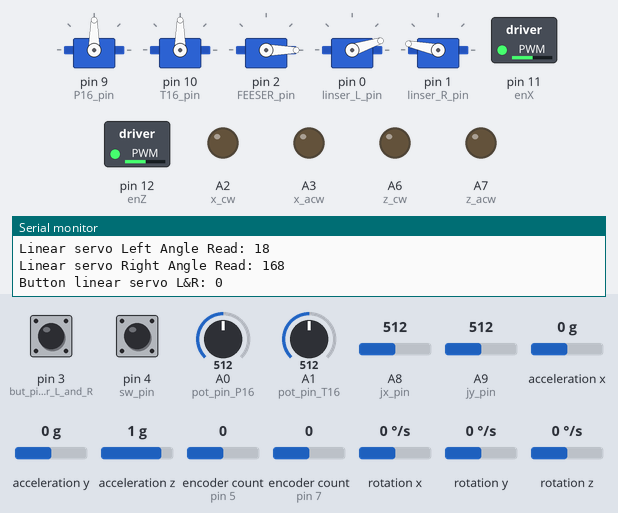
A sketch run on a simulated Teensy 4. Shown: 5 × servo, switched loads named in the sketch (green lamp = pin HIGH), output pins drawn as LEDs (lit = HIGH), the last lines printed to the serial monitor. Wiring (inferred from the names in the program): MPU-6050 motion sensor at I2C address 0x68. Inputs (shaded band) come from the test bench; at power-on: pin 3 (but_pin_linser_L_and_R) LOW, A0 (pot_pin_P16) = 512, A1 (pot_pin_T16) = 512, A8 (jx_pin) = 512, pin 4 (sw_pin) HIGH, A9 (jy_pin) = 512, acceleration x 0 g, acceleration y 0 g, acceleration z 1 g, encoder count (sensors on pin 5, pin 7) 0, rotation x 0 °/s, rotation y 0 °/s, rotation z 0 °/s.

Above: at 1.3 s.
1.4 s: pin 3 (but_pin_linser_L_and_R) pulled HIGH for 3.2 s
At 5.6 s:
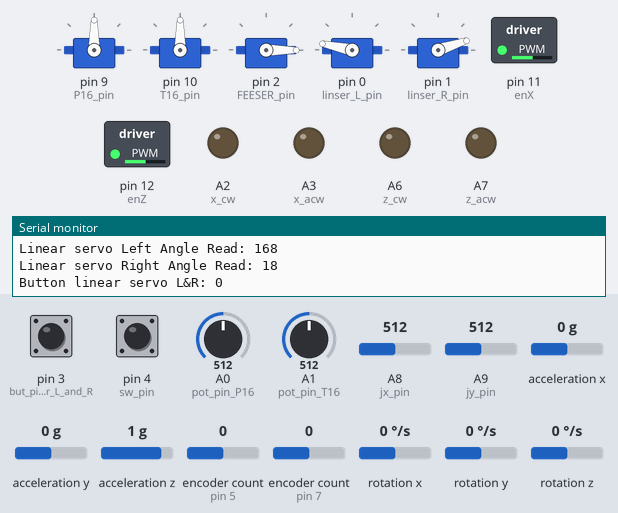
6.2 s: A0 (pot_pin_P16) set to 392
At 7.8 s:
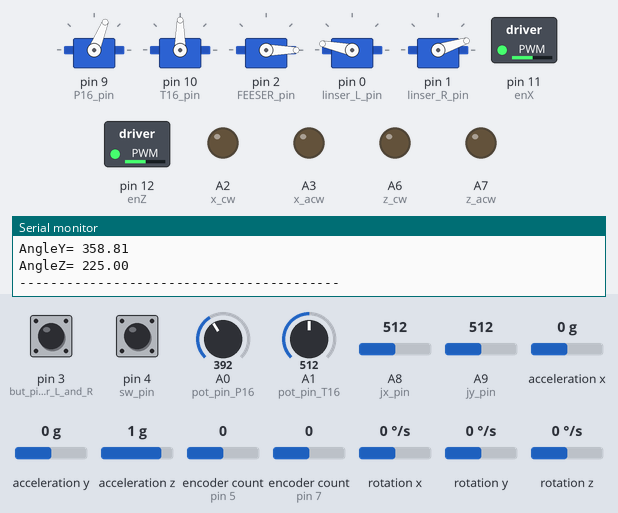
8.1 s: A1 (pot_pin_T16) set to 392
At 9.2 s:
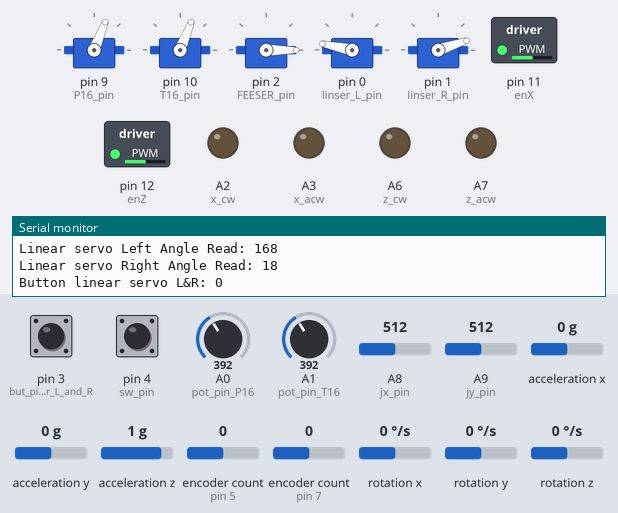
10.1 s: A8 (jx_pin) set to 189
11.6 s: A8 (jx_pin) set to 168
At 13.1 s:
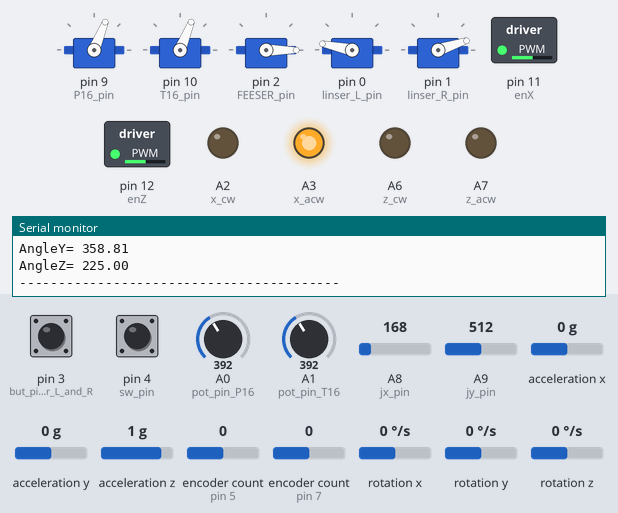
13.4 s: A8 (jx_pin) set to 306
At 14.5 s:
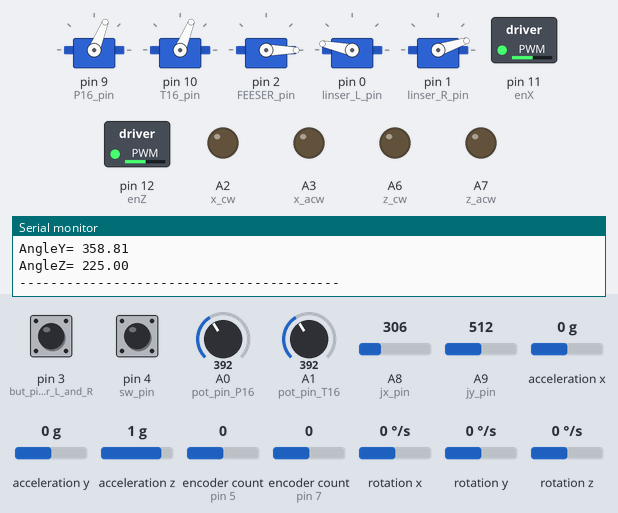
Timing chart, 0 to 16.3 s (numbered marks = the images above; inputs shaded):
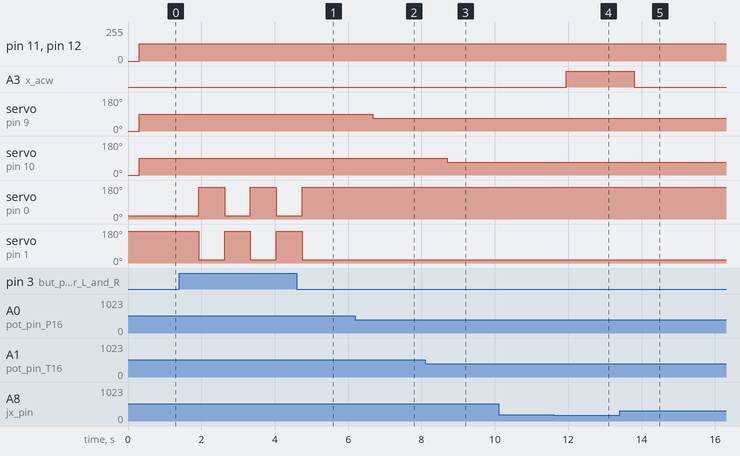

The sketch:

Complete_test_code_IMU_and_ang.ino
```cpp
#include <MPU6050.h>
#include <Wire.h>
#include "I2Cdev.h"
//#include "MPU6050_6Axis_MotionApps20.h"
#include <PWMServo.h>
#include <Encoder.h>
//#include <PID_v1.h>
#include <PIDController.h>
#include <FastPID.h>
#include <AutoPID.h>


PWMServo P16;  // create servo object for controlling servo
PWMServo T16;  // max 8 servos can be created
PWMServo FEESER;
PWMServo linser_L;
PWMServo linser_R;

    ///////////////////////////////////<IMU-related~~~>/////////////////////////////////////////
/*
MPU6050 IMU;
#define OUTPUT_READABLE_YAWPITCHROLL
// MPU control/status vars
bool dmpReady = false;  // set true if DMP init was successful
uint8_t mpuIntStatus;   // holds actual interrupt status byte from MPU
uint8_t devStatus;      // return status after each device operation (0 = success, !0 = error)
uint16_t packetSize;    // expected DMP packet size (default is 42 bytes)
uint16_t fifoCount;     // count of all bytes currently in FIFO
uint8_t fifoBuffer[64]; // FIFO storage buffer

// orientation/motion vars
Quaternion q;           // [w, x, y, z]         quaternion container
VectorInt16 aa;         // [x, y, z]            accel sensor measurements
VectorInt16 aaReal;     // [x, y, z]            gravity-free accel sensor measurements
VectorInt16 aaWorld;    // [x, y, z]            world-frame accel sensor measurements
VectorFloat gravity;    // [x, y, z]            gravity vector
float euler[3];         // [psi, theta, phi]    Euler angle container
float ypr[3];           // [yaw, pitch, roll]   yaw/pitch/roll container and gravity vector

*/

//////////////////////////<BASIC_READ_WITHOUT_MPU6050.h>////////////////////////////////
const int MPU_addr=0x68;
int16_t AcX,AcY,AcZ,Tmp,GyX,GyY,GyZ;

int minVal=265;
int maxVal=402;

double MPU_X_ANG;
double MPU_Y_ANG;
double MPU_Z_ANG;


    ///////////////////////////////////<~~~IMU-related>/////////////////////////////////////////

int pot_pin_P16 = A0; //pin for potentiometer    A0 pin
int pot_pin_T16 = A1;
///////////////////////////////int pot_pin_FEESER = A2;
//int pot_pin_linser_L = A3;
//int pot_pin_linser_R = A4;
int but_pin_linser_L_and_R = 3;
int sw_pin = 4;
int jx_pin = A8;
int jy_pin = A9;
int x_en_pin_a = 5;
int x_en_pin_b = 6;
int z_en_pin_a = 7;
int z_en_pin_b = 8;
int x_cw = 16;
int x_acw = 17;
int z_cw = 20;
int z_acw = 21;
int enX = 11;
int enZ = 12;

long Xang, Zang;
long Sang;

int P16_pos = 0;    // variable to store servo position
int T16_pos = 0;    // variable to store servo position
int FEESER_pos = 0;
int lower_angle = 18;
int upper_angle = 168;
int linser_L_pos = lower_angle;     //linear servo lower responsive angle as 18 deg and upper as 168 deg
int linser_R_pos = upper_angle;

int P16_pin = 9;  // servo pin for FS6530M feetech servo motor
int T16_pin = 10;  // servo pin for T16 actuonix linear actuator
int FEESER_pin = 2;
int linser_L_pin = 0;
int linser_R_pin = 1;

Encoder X_motor_en(x_en_pin_a, x_en_pin_b);     //encoder object and the corresponding pins
Encoder Z_motor_en(z_en_pin_a, z_en_pin_b);

int pot_val_P16;
int pot_val_T16;
int pot_val_FEESER;
//int pot_val_linser_L;
//int pot_val_linser_R;
int but_L_and_R_state = 0;
int sw_val;
int jx_val;
int jy_val;

int pot_valmap_P16 = 0;
int pot_valmap_T16 = 0;
int pot_valmap_FEESER = 0;
//int pot_valmap_linser_L = 0;
//int pot_valmap_linser_R = 0;
int jx_valmap;
int jy_valmap;

long defXpos  = -999;
long defZpos = -999;

void setup() {
  // put your setup code here, to run once:
    //Serial.begin(9600);
    Serial.begin(115200);
    ///////////////////////////////////<IMU-related~~~>/////////////////////////////////////////
    /*
    // join I2C bus (I2Cdev library doesn't do this automatically)
    #if I2CDEV_IMPLEMENTATION == I2CDEV_ARDUINO_WIRE
        Wire.begin();
        Wire.setClock(400000); // 400kHz I2C clock. Comment this line if having compilation difficulties
    #elif I2CDEV_IMPLEMENTATION == I2CDEV_BUILTIN_FASTWIRE
        Fastwire::setup(400, true);
    #endif

    IMU.initialize();
    //pinMode(INTERRUPT_PIN, INPUT);
    */

    /*
    // supply your own gyro offsets here, scaled for min sensitivity
    IMU.setXGyroOffset(220);
    IMU.setYGyroOffset(76);
    IMU.setZGyroOffset(-85);
    IMU.setZAccelOffset(1788); // 1688 factory default for my test chip
    */

    //////////////////////////<BASIC_READ_WITHOUT_MPU6050.h>////////////////////////////////
    Wire.begin();
    Wire.beginTransmission(MPU_addr);
    Wire.write(0x6B);
    Wire.write(0);
    Wire.endTransmission(true);

    ///////////////////////////////////<~~~IMU-related>/////////////////////////////////////////

    pinMode(but_pin_linser_L_and_R, INPUT);
    pinMode(sw_pin, INPUT);
    digitalWrite(sw_pin, HIGH);


    P16.attach(P16_pin, 544, 2400);  // attached pin number on Teensy as defined above
    P16.write(P16_pos);
    T16.attach(T16_pin, 544, 2400);  // attached pin number on Teensy as defined above
    T16.write(T16_pos);
    FEESER.attach(FEESER_pin, 544, 2400);  // attached pin number on Teensy as defined above
    FEESER.write(FEESER_pos);
    linser_L.attach(linser_L_pin, 544, 2400);  // attached pin number on Teensy as defined above
    linser_L.write(linser_L_pos);
    linser_R.attach(linser_R_pin, 544, 2400);  // attached pin number on Teensy as defined above
    linser_R.write(linser_R_pos);
    pinMode(enX, OUTPUT);
    pinMode(enZ, OUTPUT);
    pinMode(x_cw, OUTPUT);
    pinMode(x_acw, OUTPUT);
    pinMode(z_cw, OUTPUT);
    pinMode(z_acw, OUTPUT);

  // Turn off motors - Initial state
    digitalWrite(x_cw, LOW);
    digitalWrite(x_acw, LOW);
    digitalWrite(z_cw, LOW);
    digitalWrite(z_acw, LOW);
    Serial.printf("P16 Angle Read %d\r\n", P16_pos);
    Serial.printf("T16 Angle Read %d\r\n", T16_pos);
    Serial.printf("FEETECH servo Angle Read %d\r\n", FEESER_pos);
    Serial.printf("linear servo Left Angle Read %d\r\n", linser_L_pos);
    Serial.printf("Linear servo Right Angle Read %d\r\n\n", linser_R_pos);
    delay(100);
}

// ================================================================
// ===                    MAIN PROGRAM LOOP                     ===
// ================================================================

void loop() {

  pot_val_P16 = analogRead(pot_pin_P16);
  pot_val_T16 = analogRead(pot_pin_T16);
  //pot_val_FEESER = analogRead(pot_pin_FEESER);
  //pot_val_linser_L = analogRead(pot_pin_linser_L);
  //pot_val_linser_R = analogRead(pot_pin_linser_R);
  but_L_and_R_state = digitalRead(but_pin_linser_L_and_R);
  jx_val = analogRead(jx_pin);
  jy_val = analogRead(jy_pin);
  sw_val = digitalRead(sw_pin);

  P16_pos = P16.read();
  T16_pos = T16.read();
  FEESER_pos = FEESER.read();
  linser_L_pos = linser_L.read();
  linser_R_pos = linser_R.read();

  pot_valmap_P16 = map(pot_val_P16, 0, 1023, 0, 180);  //Map analog value from the sensor to the linear actuator
  pot_valmap_T16 = map(pot_val_T16, 0, 1023, 0, 180);
  pot_valmap_FEESER = map(pot_val_FEESER, 0, 1023, 0, 180);   //max angle turn for the servo =
  //pot_valmap_linser_L = map(pot_val_linser_L, 0, 1023, 0, 180);
  //pot_valmap_linser_R = map(pot_val_linser_R, 0, 1023, 0, 180);
  jx_valmap = map(jx_val, 0, 1023, 0, 180);
  jy_valmap = map(jy_val, 0, 1023, 0, 180);

  long newXpos, newZpos;
  newXpos = X_motor_en.read();
  newZpos = Z_motor_en.read();
  Xang = newXpos*360/17712;   //angle cal via countable events per rev on output shaft = 17712
  Zang = newZpos*360/17712;
  Sang = map(FEESER_pos, 0, 180, 0, 200);     //actual angle of rotation of servo was ~200 deg from measurements

  Serial.printf("P16 Angle Read: %d\r\n", P16_pos);
  Serial.printf("Potentiometer control P16: %d\r\n\n", pot_valmap_P16);
  Serial.printf("T16 Angle Read: %d\r\n", T16_pos);
  Serial.printf("Potentiometer control T16: %d\r\n\n", pot_valmap_T16);
  Serial.printf("FEETECH servo Angle Read: %d\r\n", FEESER_pos);
  Serial.printf("Potentiometer control Feetech Servo: %d\r\n\n", pot_valmap_FEESER);
  Serial.printf("Joystick Switch: %d\r\n", sw_val);
  Serial.printf("Joystick X-axis: %d\r\n", jx_valmap);
  // make serial print motor X encoder position
  Serial.printf("X motor Encoder: %d\r\n", newXpos);
  Serial.printf("Joystick Y-axis: %d\r\n", jy_valmap);
  // make serial print motor Z encoder position
  Serial.printf("Z motor Encoder: %d\r\n", newZpos);
  // turn encoder count into angles
  Serial.printf("X motor angle: %d\r\n",Xang);
  Serial.printf("Z motor angle: %d\r\n",Zang);
  Serial.printf("Servo motor angle: %d\r\n\n",Sang);

  ///////////////////////////////////<IMU-related~~~>/////////////////////////////////////////
  /*    // display Euler angles in degrees
  IMU.dmpGetQuaternion(&q, fifoBuffer);
  IMU.dmpGetGravity(&gravity, &q);
  IMU.dmpGetYawPitchRoll(ypr, &q, &gravity);
  Serial.print("ypr\t");
  Serial.print(ypr[0] * 180/M_PI);
  Serial.print("\t");
  Serial.print(ypr[1] * 180/M_PI);
  Serial.print("\t");
  Serial.println(ypr[2] * 180/M_PI);
  */

  //////////////////////////<BASIC_READ_WITHOUT_MPU6050.h>////////////////////////////////
    Wire.beginTransmission(MPU_addr);
  Wire.write(0x3B);
  Wire.endTransmission(false);
  Wire.requestFrom(MPU_addr,14,true);
  AcX=Wire.read()<<8|Wire.read();
  AcY=Wire.read()<<8|Wire.read();
  AcZ=Wire.read()<<8|Wire.read();
    int xAng = map(AcX,minVal,maxVal,-90,90);
    int yAng = map(AcY,minVal,maxVal,-90,90);
    int zAng = map(AcZ,minVal,maxVal,-90,90);

       MPU_X_ANG= RAD_TO_DEG * (atan2(-yAng, -zAng)+PI);
       MPU_Y_ANG= RAD_TO_DEG * (atan2(-xAng, -zAng)+PI);
       MPU_Z_ANG= RAD_TO_DEG * (atan2(-yAng, -xAng)+PI);

     Serial.print("AngleX= ");
     Serial.println(MPU_X_ANG);

     Serial.print("AngleY= ");
     Serial.println(MPU_Y_ANG);

     Serial.print("AngleZ= ");
     Serial.println(MPU_Z_ANG);
     Serial.println("-----------------------------------------");
     delay(200);


  ///////////////////////////////////<~~~IMU-related>/////////////////////////////////////////

  P16.write(pot_valmap_P16);
  T16.write(pot_valmap_T16);
  FEESER.write(pot_valmap_FEESER);
  //linser_L.write(pot_valmap_linser_L);
  //linser_R.write(pot_valmap_linser_R);


  //To extend Left shaft and Right shaft to shut the mechanism
  if (but_L_and_R_state == HIGH && linser_L_pos <= lower_angle && linser_R_pos >=upper_angle){
    linser_L.write(upper_angle);
    linser_R.write(lower_angle);
    delay(300);
  }
  else if (but_L_and_R_state == HIGH && linser_L_pos >= upper_angle && linser_R_pos <=lower_angle){
    linser_L.write(lower_angle);
    linser_R.write(upper_angle);
    delay(300);
  }

  // Set motors speed
  // For PWM maximum possible values are 0 to 255
  analogWrite(enX, 130);
  analogWrite(enZ, 130);


  if (jx_valmap > 30 && jx_valmap <150 && jy_valmap > 30 && jy_valmap <150){
    digitalWrite(x_cw, LOW);
    digitalWrite(x_acw, LOW);
    digitalWrite(z_cw, LOW);
    digitalWrite(z_acw, LOW);
  }

  while (jx_valmap >= 150){
    digitalWrite(x_cw, HIGH);
    digitalWrite(x_acw, LOW);
    digitalWrite(z_cw, LOW);
    digitalWrite(z_acw, LOW);
    jx_valmap = reread_X();
  }

  while (jx_valmap <= 30){
    digitalWrite(x_cw, LOW);
    digitalWrite(x_acw, HIGH);
    digitalWrite(z_cw, LOW);
    digitalWrite(z_acw, LOW);
    jx_valmap = reread_X();     //alternatively put those two lines within the function instead of this line
  }

  while (jy_valmap >= 150){
    digitalWrite(x_cw, LOW);
    digitalWrite(x_acw, LOW);
    digitalWrite(z_cw, HIGH);
    digitalWrite(z_acw, LOW);
    jy_valmap = reread_Z();
  }

  while (jy_valmap <= 30){
    digitalWrite(x_cw, LOW);
    digitalWrite(x_acw, LOW);
    digitalWrite(z_cw, LOW);
    digitalWrite(z_acw, HIGH);
    jy_valmap = reread_Z();
  }


  Serial.printf("Linear servo Left Angle Read: %d\r\n", linser_L_pos);
  //Serial.printf("Potentiometer control linear servo L: %d\r\n\n", pot_valmap_linser_L);
  Serial.printf("Linear servo Right Angle Read: %d\r\n", linser_R_pos);
  //Serial.printf("Potentiometer control linear servo R: %d\r\n\n", pot_valmap_linser_R);
  Serial.printf("Button linear servo L&R: %d\r\n\n", but_L_and_R_state);
  delay(200);


}

  ///Functions~///
///Function for re-reading the joystick x and y value within the motor control while loops
  int reread_X(){
    int jx_val;
    int jx_valmap;
    jx_val = analogRead(jx_pin);
    jx_valmap = map(jx_val, 0, 1023, 0, 180);
    return jx_valmap;
  }

  int reread_Z(){
    int jy_val;
    int jy_valmap;
    jy_val = analogRead(jy_pin);
    jy_valmap = map(jy_val, 0, 1023, 0, 180);
    return jy_valmap;
  }
  /*
  void fullExtension(){

  }

  void fullRetraction(){

  }
  */
  ///~Functions///

  /*///old codes~///
    for (pos = 0; pos <= 180; pos += 1) { // goes from 0 degrees to 180 degrees
    // in steps of 1 degree
    P16.write(pos);              // tell servo to go to position in variable 'pos'
    delay(30);                       // waits 15ms for the servo to reach the position
  }
  for (pos = 180; pos >= 0; pos -= 1) { // goes from 180 degrees to 0 degrees
    P16.write(pos);              // tell servo to go to position in variable 'pos'
    delay(30);                       // waits 15ms for the servo to reach the position
  }

  ///~old codes///*/


  /*///Spare~///
      if (newXpos != defXpos || newZpos != defZpos) {

    Serial.printf("X = %d\r\n", newXpos);
    Serial.printf("Z = %d\r\n\n", newZpos);
    defXpos = newXpos;
    defZpos = newZpos;
  }
  // if a character is sent from the serial monitor,
  // reset both back to zero.
  if (Serial.available()) {
    Serial.read();
    Serial.printf("Reset both knobs to zero");
    X_motor_en.write(0);
    Z_motor_en.write(0);

  }
  ///~Spare///*/
```

Measured:
- the behaviour switches between 177 and 176 on A8 (jx_pin) (found by bisection; images 3 and 4)
- after the input at 1.4 s, servo on pin 0 (linser_L_pin): alternates 168° for 0.71 s and 18° for 0.71 s, 5 changes in all, then stays 168°, starting after 0.53 s; servo on pin 1 (linser_R_pin): alternates 168° for 0.71 s and 18° for 0.71 s, 5 changes in all, then stays 18°, starting after 0.53 s
- after the input at 6.2 s, servo on pin 9 (P16_pin): 90° → 68° after 0.47 s
- after the input at 8.1 s, servo on pin 10 (T16_pin): 90° → 68° after 0.60 s
- after the input at 11.6 s, A3 (x_acw): LOW → HIGH after 0.34 s
- after the input at 13.4 s, A3 (x_acw): HIGH → LOW after 0.41 s
